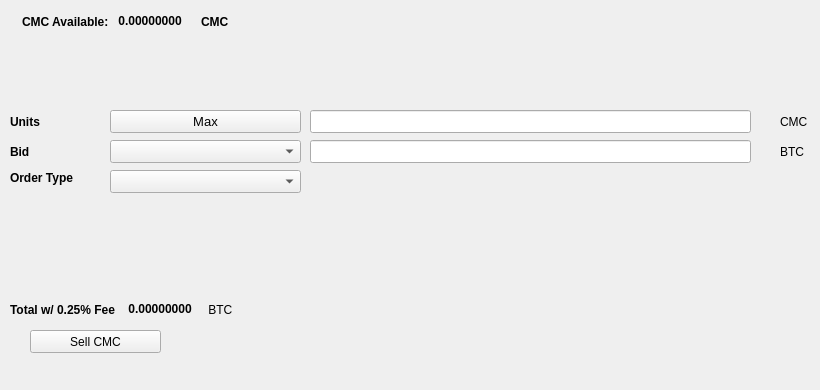
   <widget class="QWidget" name="SellTab">
    <attribute name="title">
     <string>Sell</string>
    </attribute>
    <widget class="QLabel" name="label_16">
     <property name="geometry">
      <rect>
       <x>780</x>
       <y>140</y>
       <width>31</width>
       <height>23</height>
      </rect>
     </property>
     <property name="text">
      <string>BTC</string>
     </property>
    </widget>
    <widget class="QComboBox" name="SellBidcomboBox">
     <property name="geometry">
      <rect>
       <x>110</x>
       <y>140</y>
       <width>191</width>
       <height>23</height>
      </rect>
     </property>
     <property name="font">
      <font>
       <pointsize>10</pointsize>
      </font>
     </property>
    </widget>
    <widget class="QLabel" name="label_18">
     <property name="geometry">
      <rect>
       <x>10</x>
       <y>110</y>
       <width>46</width>
       <height>23</height>
      </rect>
     </property>
     <property name="font">
      <font>
       <weight>75</weight>
       <bold>true</bold>
      </font>
     </property>
     <property name="text">
      <string>Units</string>
     </property>
    </widget>
    <widget class="QPushButton" name="Sell_Max_Amount">
     <property name="geometry">
      <rect>
       <x>110</x>
       <y>110</y>
       <width>191</width>
       <height>23</height>
      </rect>
     </property>
     <property name="font">
      <font>
       <pointsize>10</pointsize>
      </font>
     </property>
     <property name="text">
      <string>Max</string>
     </property>
    </widget>
    <widget class="QLabel" name="label_20">
     <property name="geometry">
      <rect>
       <x>10</x>
       <y>170</y>
       <width>91</width>
       <height>16</height>
      </rect>
     </property>
     <property name="font">
      <font>
       <weight>75</weight>
       <bold>true</bold>
      </font>
     </property>
     <property name="text">
      <string>Order Type</string>
     </property>
    </widget>
    <widget class="QComboBox" name="SellOrdertypeCombo">
     <property name="geometry">
      <rect>
       <x>110</x>
       <y>170</y>
       <width>191</width>
       <height>23</height>
      </rect>
     </property>
     <property name="font">
      <font>
       <pointsize>10</pointsize>
      </font>
     </property>
    </widget>
    <widget class="QLabel" name="label_21">
     <property name="geometry">
      <rect>
       <x>10</x>
       <y>140</y>
       <width>46</width>
       <height>23</height>
      </rect>
     </property>
     <property name="font">
      <font>
       <weight>75</weight>
       <bold>true</bold>
      </font>
     </property>
     <property name="text">
      <string>Bid</string>
     </property>
    </widget>
    <widget class="QLabel" name="label_22">
     <property name="geometry">
      <rect>
       <x>780</x>
       <y>110</y>
       <width>31</width>
       <height>23</height>
      </rect>
     </property>
     <property name="text">
      <string>CMC</string>
     </property>
    </widget>
    <widget class="QLineEdit" name="UnitsInputCMC">
     <property name="geometry">
      <rect>
       <x>310</x>
       <y>110</y>
       <width>441</width>
       <height>23</height>
      </rect>
     </property>
     <property name="font">
      <font>
       <pointsize>9</pointsize>
       <weight>75</weight>
       <bold>true</bold>
      </font>
     </property>
    </widget>
    <widget class="QLineEdit" name="SellBidPriceEdit">
     <property name="geometry">
      <rect>
       <x>310</x>
       <y>140</y>
       <width>441</width>
       <height>23</height>
      </rect>
     </property>
     <property name="font">
      <font>
       <pointsize>9</pointsize>
       <weight>75</weight>
       <bold>true</bold>
      </font>
     </property>
    </widget>
    <widget class="QPushButton" name="SellCMCBTN">
     <property name="geometry">
      <rect>
       <x>30</x>
       <y>330</y>
       <width>131</width>
       <height>23</height>
      </rect>
     </property>
     <property name="text">
      <string>Sell CMC</string>
     </property>
     <property name="icon">
      <iconset resource="../commacoin">
       <normaloff>:/icons/bitcoin</normaloff>:/icons/bitcoin</iconset>
     </property>
    </widget>
    <widget class="QWidget" name="layoutWidget3">
     <property name="geometry">
      <rect>
       <x>22</x>
       <y>12</y>
       <width>258</width>
       <height>19</height>
      </rect>
     </property>
     <layout class="QHBoxLayout" name="horizontalLayout">
      <item>
       <widget class="QLabel" name="label232_2">
        <property name="font">
         <font>
          <weight>75</weight>
          <bold>true</bold>
         </font>
        </property>
        <property name="text">
         <string>CMC Available:</string>
        </property>
       </widget>
      </item>
      <item>
       <widget class="QLabel" name="CMCAvailableLabel">
        <property name="palette">
         <palette>
          <active>
           <colorrole role="WindowText">
            <brush brushstyle="SolidPattern">
             <color alpha="255">
              <red>0</red>
              <green>0</green>
              <blue>0</blue>
             </color>
            </brush>
           </colorrole>
           <colorrole role="Button">
            <brush brushstyle="SolidPattern">
             <color alpha="255">
              <red>0</red>
              <green>170</green>
              <blue>0</blue>
             </color>
            </brush>
           </colorrole>
           <colorrole role="Light">
            <brush brushstyle="SolidPattern">
             <color alpha="255">
              <red>0</red>
              <green>255</green>
              <blue>0</blue>
             </color>
            </brush>
           </colorrole>
           <colorrole role="Midlight">
            <brush brushstyle="SolidPattern">
             <color alpha="255">
              <red>0</red>
              <green>212</green>
              <blue>0</blue>
             </color>
            </brush>
           </colorrole>
           <colorrole role="Dark">
            <brush brushstyle="SolidPattern">
             <color alpha="255">
              <red>0</red>
              <green>85</green>
              <blue>0</blue>
             </color>
            </brush>
           </colorrole>
           <colorrole role="Mid">
            <brush brushstyle="SolidPattern">
             <color alpha="255">
              <red>0</red>
              <green>113</green>
              <blue>0</blue>
             </color>
            </brush>
           </colorrole>
           <colorrole role="Text">
            <brush brushstyle="SolidPattern">
             <color alpha="255">
              <red>0</red>
              <green>170</green>
              <blue>0</blue>
             </color>
            </brush>
           </colorrole>
           <colorrole role="BrightText">
            <brush brushstyle="SolidPattern">
             <color alpha="255">
              <red>255</red>
              <green>255</green>
              <blue>255</blue>
             </color>
            </brush>
           </colorrole>
           <colorrole role="ButtonText">
            <brush brushstyle="SolidPattern">
             <color alpha="255">
              <red>0</red>
              <green>0</green>
              <blue>0</blue>
             </color>
            </brush>
           </colorrole>
           <colorrole role="Base">
            <brush brushstyle="SolidPattern">
             <color alpha="255">
              <red>255</red>
              <green>255</green>
              <blue>255</blue>
             </color>
            </brush>
           </colorrole>
           <colorrole role="Window">
            <brush brushstyle="SolidPattern">
             <color alpha="255">
              <red>0</red>
              <green>170</green>
              <blue>0</blue>
             </color>
            </brush>
           </colorrole>
           <colorrole role="Shadow">
            <brush brushstyle="SolidPattern">
             <color alpha="255">
              <red>0</red>
              <green>0</green>
              <blue>0</blue>
             </color>
            </brush>
           </colorrole>
           <colorrole role="AlternateBase">
            <brush brushstyle="SolidPattern">
             <color alpha="255">
              <red>127</red>
              <green>212</green>
              <blue>127</blue>
             </color>
            </brush>
           </colorrole>
           <colorrole role="ToolTipBase">
            <brush brushstyle="SolidPattern">
             <color alpha="255">
              <red>255</red>
              <green>255</green>
              <blue>220</blue>
             </color>
            </brush>
           </colorrole>
           <colorrole role="ToolTipText">
            <brush brushstyle="SolidPattern">
             <color alpha="255">
              <red>0</red>
              <green>0</green>
              <blue>0</blue>
             </color>
            </brush>
           </colorrole>
          </active>
          <inactive>
           <colorrole role="WindowText">
            <brush brushstyle="SolidPattern">
             <color alpha="255">
              <red>0</red>
              <green>0</green>
              <blue>0</blue>
             </color>
            </brush>
           </colorrole>
           <colorrole role="Button">
            <brush brushstyle="SolidPattern">
             <color alpha="255">
              <red>0</red>
              <green>170</green>
              <blue>0</blue>
             </color>
            </brush>
           </colorrole>
           <colorrole role="Light">
            <brush brushstyle="SolidPattern">
             <color alpha="255">
              <red>0</red>
              <green>255</green>
              <blue>0</blue>
             </color>
            </brush>
           </colorrole>
           <colorrole role="Midlight">
            <brush brushstyle="SolidPattern">
             <color alpha="255">
              <red>0</red>
              <green>212</green>
              <blue>0</blue>
             </color>
            </brush>
           </colorrole>
           <colorrole role="Dark">
            <brush brushstyle="SolidPattern">
             <color alpha="255">
              <red>0</red>
              <green>85</green>
              <blue>0</blue>
             </color>
            </brush>
           </colorrole>
           <colorrole role="Mid">
            <brush brushstyle="SolidPattern">
             <color alpha="255">
              <red>0</red>
              <green>113</green>
              <blue>0</blue>
             </color>
            </brush>
           </colorrole>
           <colorrole role="Text">
            <brush brushstyle="SolidPattern">
             <color alpha="255">
              <red>0</red>
              <green>170</green>
              <blue>0</blue>
             </color>
            </brush>
           </colorrole>
           <colorrole role="BrightText">
            <brush brushstyle="SolidPattern">
             <color alpha="255">
              <red>255</red>
              <green>255</green>
              <blue>255</blue>
             </color>
            </brush>
           </colorrole>
           <colorrole role="ButtonText">
            <brush brushstyle="SolidPattern">
             <color alpha="255">
              <red>0</red>
              <green>0</green>
              <blue>0</blue>
             </color>
            </brush>
           </colorrole>
           <colorrole role="Base">
            <brush brushstyle="SolidPattern">
             <color alpha="255">
              <red>255</red>
              <green>255</green>
              <blue>255</blue>
             </color>
            </brush>
           </colorrole>
           <colorrole role="Window">
            <brush brushstyle="SolidPattern">
             <color alpha="255">
              <red>0</red>
              <green>170</green>
              <blue>0</blue>
             </color>
            </brush>
           </colorrole>
           <colorrole role="Shadow">
            <brush brushstyle="SolidPattern">
             <color alpha="255">
              <red>0</red>
              <green>0</green>
              <blue>0</blue>
             </color>
            </brush>
           </colorrole>
           <colorrole role="AlternateBase">
            <brush brushstyle="SolidPattern">
             <color alpha="255">
              <red>127</red>
              <green>212</green>
              <blue>127</blue>
             </color>
            </brush>
           </colorrole>
           <colorrole role="ToolTipBase">
            <brush brushstyle="SolidPattern">
             <color alpha="255">
              <red>255</red>
              <green>255</green>
              <blue>220</blue>
             </color>
            </brush>
           </colorrole>
           <colorrole role="ToolTipText">
            <brush brushstyle="SolidPattern">
             <color alpha="255">
              <red>0</red>
              <green>0</green>
              <blue>0</blue>
             </color>
            </brush>
           </colorrole>
          </inactive>
          <disabled>
           <colorrole role="WindowText">
            <brush brushstyle="SolidPattern">
             <color alpha="255">
              <red>0</red>
              <green>85</green>
              <blue>0</blue>
             </color>
            </brush>
           </colorrole>
           <colorrole role="Button">
            <brush brushstyle="SolidPattern">
             <color alpha="255">
              <red>0</red>
              <green>170</green>
              <blue>0</blue>
             </color>
            </brush>
           </colorrole>
           <colorrole role="Light">
            <brush brushstyle="SolidPattern">
             <color alpha="255">
              <red>0</red>
              <green>255</green>
              <blue>0</blue>
             </color>
            </brush>
           </colorrole>
           <colorrole role="Midlight">
            <brush brushstyle="SolidPattern">
             <color alpha="255">
              <red>0</red>
              <green>212</green>
              <blue>0</blue>
             </color>
            </brush>
           </colorrole>
           <colorrole role="Dark">
            <brush brushstyle="SolidPattern">
             <color alpha="255">
              <red>0</red>
              <green>85</green>
              <blue>0</blue>
             </color>
            </brush>
           </colorrole>
           <colorrole role="Mid">
            <brush brushstyle="SolidPattern">
             <color alpha="255">
              <red>0</red>
              <green>113</green>
              <blue>0</blue>
             </color>
            </brush>
           </colorrole>
           <colorrole role="Text">
            <brush brushstyle="SolidPattern">
             <color alpha="255">
              <red>0</red>
              <green>85</green>
              <blue>0</blue>
             </color>
            </brush>
           </colorrole>
           <colorrole role="BrightText">
            <brush brushstyle="SolidPattern">
             <color alpha="255">
              <red>255</red>
              <green>255</green>
              <blue>255</blue>
             </color>
            </brush>
           </colorrole>
           <colorrole role="ButtonText">
            <brush brushstyle="SolidPattern">
             <color alpha="255">
              <red>0</red>
              <green>85</green>
              <blue>0</blue>
             </color>
            </brush>
           </colorrole>
           <colorrole role="Base">
            <brush brushstyle="SolidPattern">
             <color alpha="255">
              <red>0</red>
              <green>170</green>
              <blue>0</blue>
             </color>
            </brush>
           </colorrole>
           <colorrole role="Window">
            <brush brushstyle="SolidPattern">
             <color alpha="255">
              <red>0</red>
              <green>170</green>
              <blue>0</blue>
             </color>
            </brush>
           </colorrole>
           <colorrole role="Shadow">
            <brush brushstyle="SolidPattern">
             <color alpha="255">
              <red>0</red>
              <green>0</green>
              <blue>0</blue>
             </color>
            </brush>
           </colorrole>
           <colorrole role="AlternateBase">
            <brush brushstyle="SolidPattern">
             <color alpha="255">
              <red>0</red>
              <green>170</green>
              <blue>0</blue>
             </color>
            </brush>
           </colorrole>
           <colorrole role="ToolTipBase">
            <brush brushstyle="SolidPattern">
             <color alpha="255">
              <red>255</red>
              <green>255</green>
              <blue>220</blue>
             </color>
            </brush>
           </colorrole>
           <colorrole role="ToolTipText">
            <brush brushstyle="SolidPattern">
             <color alpha="255">
              <red>0</red>
              <green>0</green>
              <blue>0</blue>
             </color>
            </brush>
           </colorrole>
          </disabled>
         </palette>
        </property>
        <property name="font">
         <font>
          <weight>75</weight>
          <bold>true</bold>
         </font>
        </property>
        <property name="text">
         <string> 0.00000000 </string>
        </property>
        <property name="textInteractionFlags">
         <set>Qt::LinksAccessibleByMouse|Qt::TextSelectableByKeyboard|Qt::TextSelectableByMouse</set>
        </property>
       </widget>
      </item>
      <item>
       <widget class="QLabel" name="labelCMC">
        <property name="font">
         <font>
          <weight>75</weight>
          <bold>true</bold>
         </font>
        </property>
        <property name="text">
         <string>CMC</string>
        </property>
       </widget>
      </item>
     </layout>
    </widget>
    <widget class="QWidget" name="layoutWidget">
     <property name="geometry">
      <rect>
       <x>10</x>
       <y>300</y>
       <width>268</width>
       <height>19</height>
      </rect>
     </property>
     <layout class="QHBoxLayout" name="horizontalLayout_2">
      <item>
       <widget class="QLabel" name="label_19">
        <property name="font">
         <font>
          <weight>75</weight>
          <bold>true</bold>
         </font>
        </property>
        <property name="text">
         <string>Total w/ 0.25% Fee </string>
        </property>
       </widget>
      </item>
      <item>
       <widget class="QLabel" name="SellCostLabel">
        <property name="palette">
         <palette>
          <active>
           <colorrole role="WindowText">
            <brush brushstyle="SolidPattern">
             <color alpha="255">
              <red>0</red>
              <green>0</green>
              <blue>0</blue>
             </color>
            </brush>
           </colorrole>
           <colorrole role="Button">
            <brush brushstyle="SolidPattern">
             <color alpha="255">
              <red>0</red>
              <green>170</green>
              <blue>0</blue>
             </color>
            </brush>
           </colorrole>
           <colorrole role="Light">
            <brush brushstyle="SolidPattern">
             <color alpha="255">
              <red>0</red>
              <green>255</green>
              <blue>0</blue>
             </color>
            </brush>
           </colorrole>
           <colorrole role="Midlight">
            <brush brushstyle="SolidPattern">
             <color alpha="255">
              <red>0</red>
              <green>212</green>
              <blue>0</blue>
             </color>
            </brush>
           </colorrole>
           <colorrole role="Dark">
            <brush brushstyle="SolidPattern">
             <color alpha="255">
              <red>0</red>
              <green>85</green>
              <blue>0</blue>
             </color>
            </brush>
           </colorrole>
           <colorrole role="Mid">
            <brush brushstyle="SolidPattern">
             <color alpha="255">
              <red>0</red>
              <green>113</green>
              <blue>0</blue>
             </color>
            </brush>
           </colorrole>
           <colorrole role="Text">
            <brush brushstyle="SolidPattern">
             <color alpha="255">
              <red>0</red>
              <green>170</green>
              <blue>0</blue>
             </color>
            </brush>
           </colorrole>
           <colorrole role="BrightText">
            <brush brushstyle="SolidPattern">
             <color alpha="255">
              <red>255</red>
              <green>255</green>
              <blue>255</blue>
             </color>
            </brush>
           </colorrole>
           <colorrole role="ButtonText">
            <brush brushstyle="SolidPattern">
             <color alpha="255">
              <red>0</red>
              <green>0</green>
              <blue>0</blue>
             </color>
            </brush>
           </colorrole>
           <colorrole role="Base">
            <brush brushstyle="SolidPattern">
             <color alpha="255">
              <red>255</red>
              <green>255</green>
              <blue>255</blue>
             </color>
            </brush>
           </colorrole>
           <colorrole role="Window">
            <brush brushstyle="SolidPattern">
             <color alpha="255">
              <red>0</red>
              <green>170</green>
              <blue>0</blue>
             </color>
            </brush>
           </colorrole>
           <colorrole role="Shadow">
            <brush brushstyle="SolidPattern">
             <color alpha="255">
              <red>0</red>
              <green>0</green>
              <blue>0</blue>
             </color>
            </brush>
           </colorrole>
           <colorrole role="AlternateBase">
            <brush brushstyle="SolidPattern">
             <color alpha="255">
              <red>127</red>
              <green>212</green>
              <blue>127</blue>
             </color>
            </brush>
           </colorrole>
           <colorrole role="ToolTipBase">
            <brush brushstyle="SolidPattern">
             <color alpha="255">
              <red>255</red>
              <green>255</green>
              <blue>220</blue>
             </color>
            </brush>
           </colorrole>
           <colorrole role="ToolTipText">
            <brush brushstyle="SolidPattern">
             <color alpha="255">
              <red>0</red>
              <green>0</green>
              <blue>0</blue>
             </color>
            </brush>
           </colorrole>
          </active>
          <inactive>
           <colorrole role="WindowText">
            <brush brushstyle="SolidPattern">
             <color alpha="255">
              <red>0</red>
              <green>0</green>
              <blue>0</blue>
             </color>
            </brush>
           </colorrole>
           <colorrole role="Button">
            <brush brushstyle="SolidPattern">
             <color alpha="255">
              <red>0</red>
              <green>170</green>
              <blue>0</blue>
             </color>
            </brush>
           </colorrole>
           <colorrole role="Light">
            <brush brushstyle="SolidPattern">
             <color alpha="255">
              <red>0</red>
              <green>255</green>
              <blue>0</blue>
             </color>
            </brush>
           </colorrole>
           <colorrole role="Midlight">
            <brush brushstyle="SolidPattern">
             <color alpha="255">
              <red>0</red>
              <green>212</green>
              <blue>0</blue>
             </color>
            </brush>
           </colorrole>
           <colorrole role="Dark">
            <brush brushstyle="SolidPattern">
             <color alpha="255">
              <red>0</red>
              <green>85</green>
              <blue>0</blue>
             </color>
            </brush>
           </colorrole>
           <colorrole role="Mid">
            <brush brushstyle="SolidPattern">
             <color alpha="255">
              <red>0</red>
              <green>113</green>
              <blue>0</blue>
             </color>
            </brush>
           </colorrole>
           <colorrole role="Text">
            <brush brushstyle="SolidPattern">
             <color alpha="255">
              <red>0</red>
              <green>170</green>
              <blue>0</blue>
             </color>
            </brush>
           </colorrole>
           <colorrole role="BrightText">
            <brush brushstyle="SolidPattern">
             <color alpha="255">
              <red>255</red>
              <green>255</green>
              <blue>255</blue>
             </color>
            </brush>
           </colorrole>
           <colorrole role="ButtonText">
            <brush brushstyle="SolidPattern">
             <color alpha="255">
              <red>0</red>
              <green>0</green>
              <blue>0</blue>
             </color>
            </brush>
           </colorrole>
           <colorrole role="Base">
            <brush brushstyle="SolidPattern">
             <color alpha="255">
              <red>255</red>
              <green>255</green>
              <blue>255</blue>
             </color>
            </brush>
           </colorrole>
           <colorrole role="Window">
            <brush brushstyle="SolidPattern">
             <color alpha="255">
              <red>0</red>
              <green>170</green>
              <blue>0</blue>
             </color>
            </brush>
           </colorrole>
           <colorrole role="Shadow">
            <brush brushstyle="SolidPattern">
             <color alpha="255">
              <red>0</red>
              <green>0</green>
              <blue>0</blue>
             </color>
            </brush>
           </colorrole>
           <colorrole role="AlternateBase">
            <brush brushstyle="SolidPattern">
             <color alpha="255">
              <red>127</red>
              <green>212</green>
              <blue>127</blue>
             </color>
            </brush>
           </colorrole>
           <colorrole role="ToolTipBase">
            <brush brushstyle="SolidPattern">
             <color alpha="255">
              <red>255</red>
              <green>255</green>
              <blue>220</blue>
             </color>
            </brush>
           </colorrole>
           <colorrole role="ToolTipText">
            <brush brushstyle="SolidPattern">
             <color alpha="255">
              <red>0</red>
              <green>0</green>
              <blue>0</blue>
             </color>
            </brush>
           </colorrole>
          </inactive>
          <disabled>
           <colorrole role="WindowText">
            <brush brushstyle="SolidPattern">
             <color alpha="255">
              <red>0</red>
              <green>85</green>
              <blue>0</blue>
             </color>
            </brush>
           </colorrole>
           <colorrole role="Button">
            <brush brushstyle="SolidPattern">
             <color alpha="255">
              <red>0</red>
              <green>170</green>
              <blue>0</blue>
             </color>
            </brush>
           </colorrole>
           <colorrole role="Light">
            <brush brushstyle="SolidPattern">
             <color alpha="255">
              <red>0</red>
              <green>255</green>
              <blue>0</blue>
             </color>
            </brush>
           </colorrole>
           <colorrole role="Midlight">
            <brush brushstyle="SolidPattern">
             <color alpha="255">
              <red>0</red>
              <green>212</green>
              <blue>0</blue>
             </color>
            </brush>
           </colorrole>
           <colorrole role="Dark">
            <brush brushstyle="SolidPattern">
             <color alpha="255">
              <red>0</red>
              <green>85</green>
              <blue>0</blue>
             </color>
            </brush>
           </colorrole>
           <colorrole role="Mid">
            <brush brushstyle="SolidPattern">
             <color alpha="255">
              <red>0</red>
              <green>113</green>
              <blue>0</blue>
             </color>
            </brush>
           </colorrole>
           <colorrole role="Text">
            <brush brushstyle="SolidPattern">
             <color alpha="255">
              <red>0</red>
              <green>85</green>
              <blue>0</blue>
             </color>
            </brush>
           </colorrole>
           <colorrole role="BrightText">
            <brush brushstyle="SolidPattern">
             <color alpha="255">
              <red>255</red>
              <green>255</green>
              <blue>255</blue>
             </color>
            </brush>
           </colorrole>
           <colorrole role="ButtonText">
            <brush brushstyle="SolidPattern">
             <color alpha="255">
              <red>0</red>
              <green>85</green>
              <blue>0</blue>
             </color>
            </brush>
           </colorrole>
           <colorrole role="Base">
            <brush brushstyle="SolidPattern">
             <color alpha="255">
              <red>0</red>
              <green>170</green>
              <blue>0</blue>
             </color>
            </brush>
           </colorrole>
           <colorrole role="Window">
            <brush brushstyle="SolidPattern">
             <color alpha="255">
              <red>0</red>
              <green>170</green>
              <blue>0</blue>
             </color>
            </brush>
           </colorrole>
           <colorrole role="Shadow">
            <brush brushstyle="SolidPattern">
             <color alpha="255">
              <red>0</red>
              <green>0</green>
              <blue>0</blue>
             </color>
            </brush>
           </colorrole>
           <colorrole role="AlternateBase">
            <brush brushstyle="SolidPattern">
             <color alpha="255">
              <red>0</red>
              <green>170</green>
              <blue>0</blue>
             </color>
            </brush>
           </colorrole>
           <colorrole role="ToolTipBase">
            <brush brushstyle="SolidPattern">
             <color alpha="255">
              <red>255</red>
              <green>255</green>
              <blue>220</blue>
             </color>
            </brush>
           </colorrole>
           <colorrole role="ToolTipText">
            <brush brushstyle="SolidPattern">
             <color alpha="255">
              <red>0</red>
              <green>0</green>
              <blue>0</blue>
             </color>
            </brush>
           </colorrole>
          </disabled>
         </palette>
        </property>
        <property name="font">
         <font>
          <weight>75</weight>
          <bold>true</bold>
         </font>
        </property>
        <property name="autoFillBackground">
         <bool>false</bool>
        </property>
        <property name="text">
         <string> 0.00000000</string>
        </property>
        <property name="textInteractionFlags">
         <set>Qt::LinksAccessibleByMouse|Qt::TextSelectableByMouse</set>
        </property>
       </widget>
      </item>
      <item>
       <widget class="QLabel" name="label_17">
        <property name="font">
         <font>
          <weight>50</weight>
          <bold>false</bold>
         </font>
        </property>
        <property name="text">
         <string> BTC</string>
        </property>
       </widget>
      </item>
     </layout>
    </widget>
    <widget class="QLabel" name="label_23">
     <property name="geometry">
      <rect>
       <x>460</x>
       <y>300</y>
       <width>281</width>
       <height>81</height>
      </rect>
     </property>
     <property name="text">
      <string/>
     </property>
     <property name="pixmap">
      <pixmap>:/images/bittrex</pixmap>
     </property>
    </widget>
   </widget>
